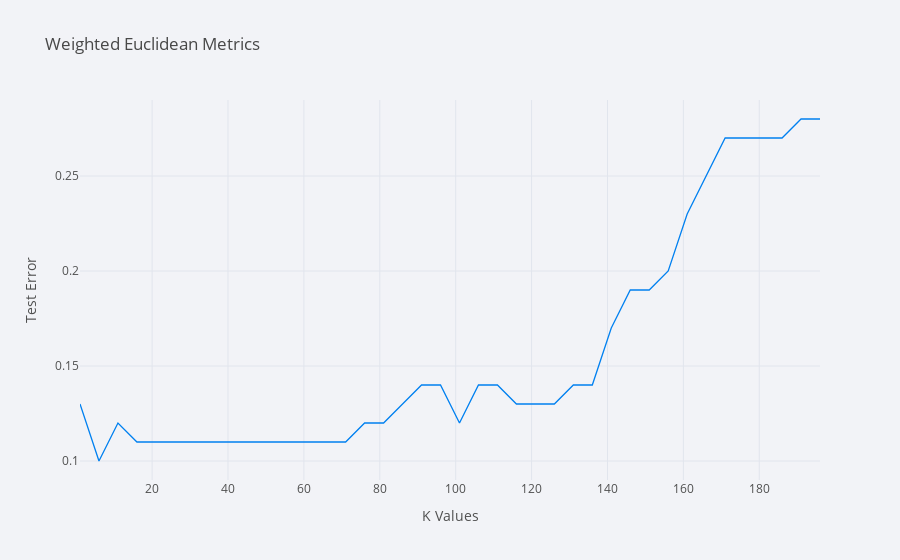

Write notebook code for a chart like this one.
### Markdown cell above
```
Euclidean Distance
```

### Code cell
Optimal_k, MaxtestScore = 0, 0
Error_test = []
for k in range_k:
    knn = KNeighborsClassifier(metric='euclidean', p=2 , n_neighbors = k, weights='distance')
    Xtrain,Ytrain = dfTraining.drop(columns = ['class']), dfTraining['class']
    
    knn.fit(Xtrain, Ytrain)
    testScore = knn.score(Xtest,Ytest)
    Ypred = knn.predict(Xtest)
    Error_test.append(1-testScore)
    Train_Error_Records.append(1-knn.score(Xtrain,Ytrain))
    
    #print(testScore)
    if MaxtestScore < testScore and k>1:
        MaxtestScore = testScore
        Optimal_k = k

CF_Matrix = confusion_matrix(Ytest,Ypred)

Header_WEuclidean = ['Max Test Accuracy','Best k value','Test Error','Confusion matrix','F1 Score','Training score','Precision Score']   
Content_WEuclidean = [[MaxtestScore,Optimal_k,1-MaxtestScore,CF_Matrix,f1_score(Ytest,Ypred,average='weighted'),
                       knn.score(Xtrain,Ytrain),precision_score(Ytest,Ypred)]]

SummarizeTable(Header_WEuclidean,Content_WEuclidean)
df_k_error = pd.DataFrame({'k Values': range_k,'Testing errors':Error_test})
df_k_error.iplot(x='k Values', y='Testing errors', xTitle='K Values', yTitle='Test Error', title='Weighted Euclidean Metrics')

### Figure 1 — Plotly figure (JSON) as saved in the notebook; plotly's stock layout.template omitted (floating-point values rounded to 4 significant figures)
{"data": [{"line": {"color": "rgba(0, 128, 240, 1.0)", "dash": "solid", "shape": "linear", "width": 1.3}, "mode": "lines", "name": "Testing errors", "text": "", "type": "scatter", "x": [1, 6, 11, 16, 21, 26, 31, 36, 41, 46, 51, 56, 61, 66, 71, 76, 81, 86, 91, 96, 101, 106, 111, 116, 121, 126, 131, 136, 141, 146, 151, 156, 161, 166, 171, 176, 181, 186, 191, 196], "y": [0.13, 0.1, 0.12, 0.11, 0.11, 0.11, 0.11, 0.11, 0.11, 0.11, 0.11, 0.11, 0.11, 0.11, 0.11, 0.12, 0.12, 0.13, 0.14, 0.14, 0.12, 0.14, 0.14, 0.13, 0.13, 0.13, 0.14, 0.14, 0.17, 0.19, 0.19, 0.2, 0.23, 0.25, 0.27, 0.27, 0.27, 0.27, 0.28, 0.28]}], "layout": {"legend": {"bgcolor": "#F2F3F7", "font": {"color": "#505050"}}, "paper_bgcolor": "#F2F3F7", "plot_bgcolor": "#F2F3F7", "title": {"font": {"color": "#484848"}, "text": "Weighted Euclidean Metrics"}, "xaxis": {"gridcolor": "#E1E5ED", "showgrid": true, "tickfont": {"color": "#505050"}, "title": {"font": {"color": "#505050"}, "text": "K Values"}, "zerolinecolor": "#E1E5ED"}, "yaxis": {"gridcolor": "#E1E5ED", "showgrid": true, "tickfont": {"color": "#505050"}, "title": {"font": {"color": "#505050"}, "text": "Test Error"}, "zerolinecolor": "#E1E5ED"}}}
